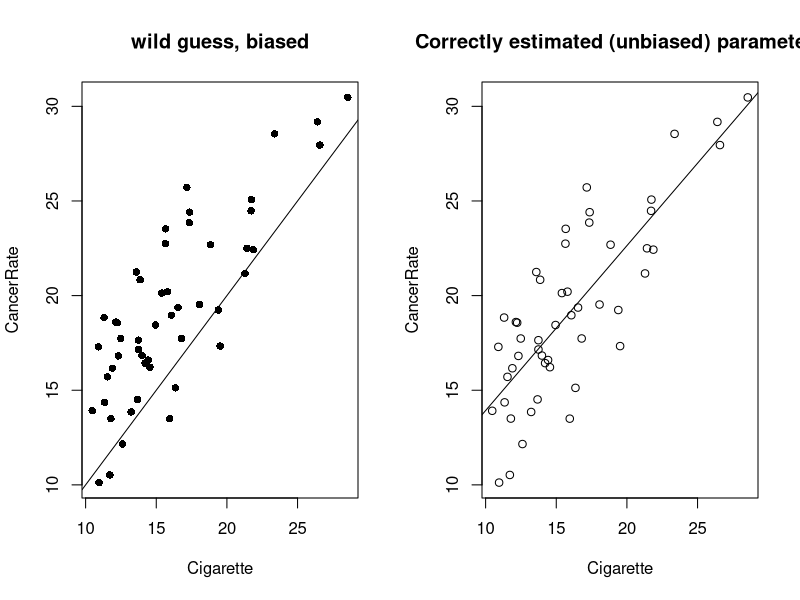
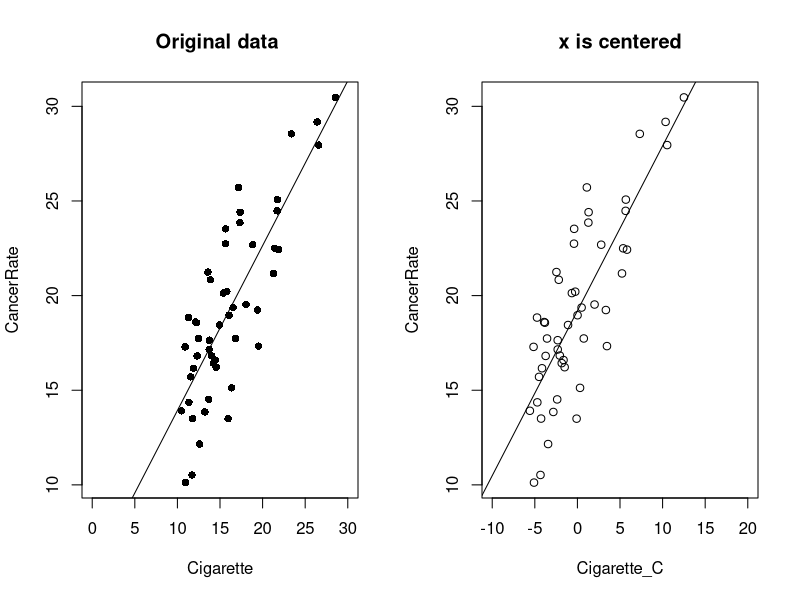
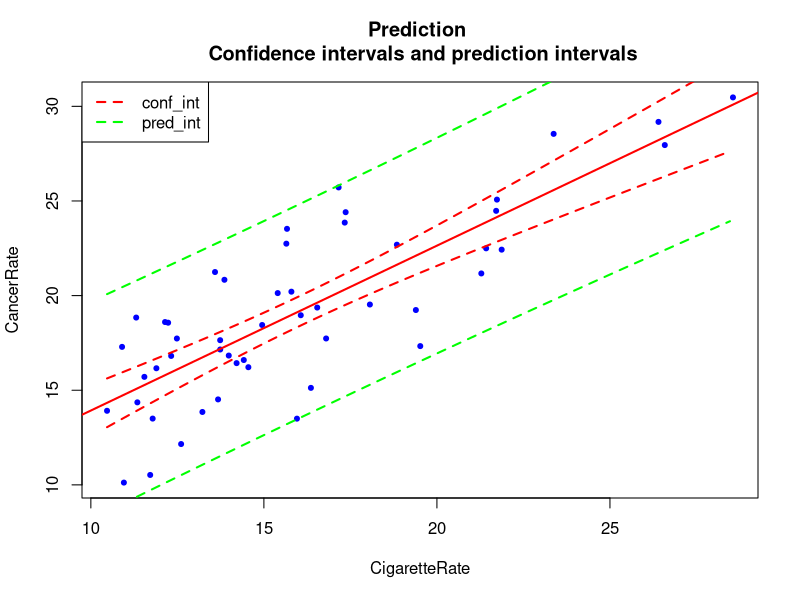
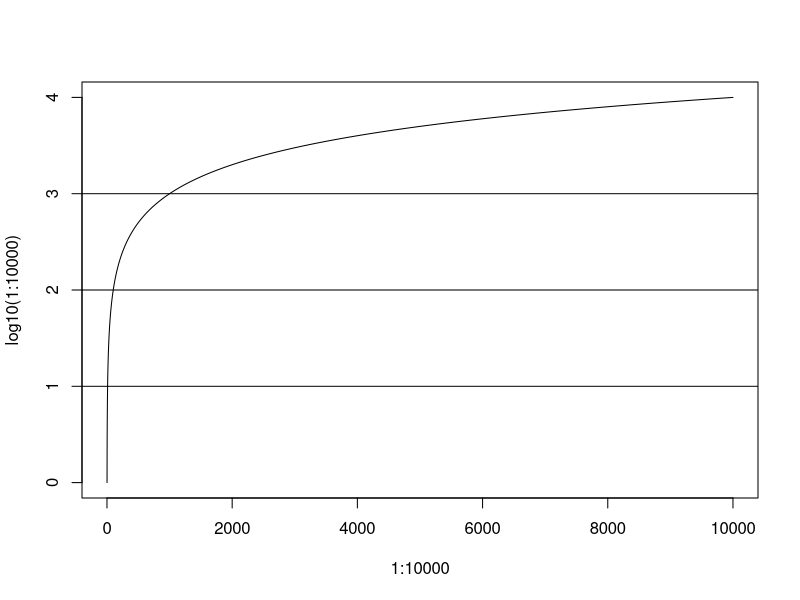
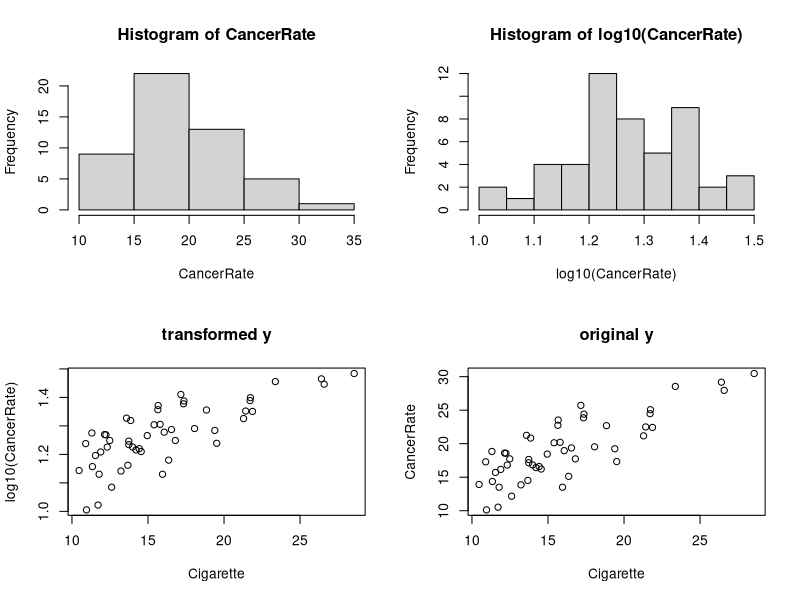
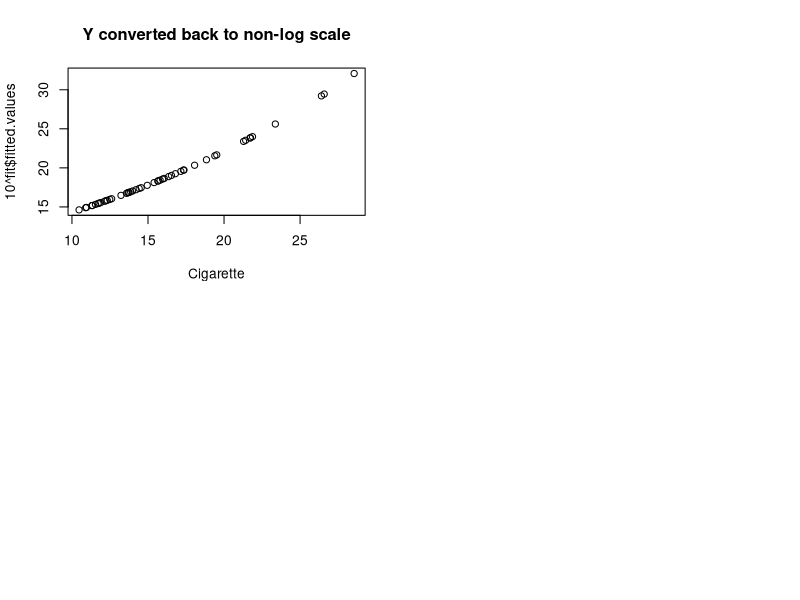
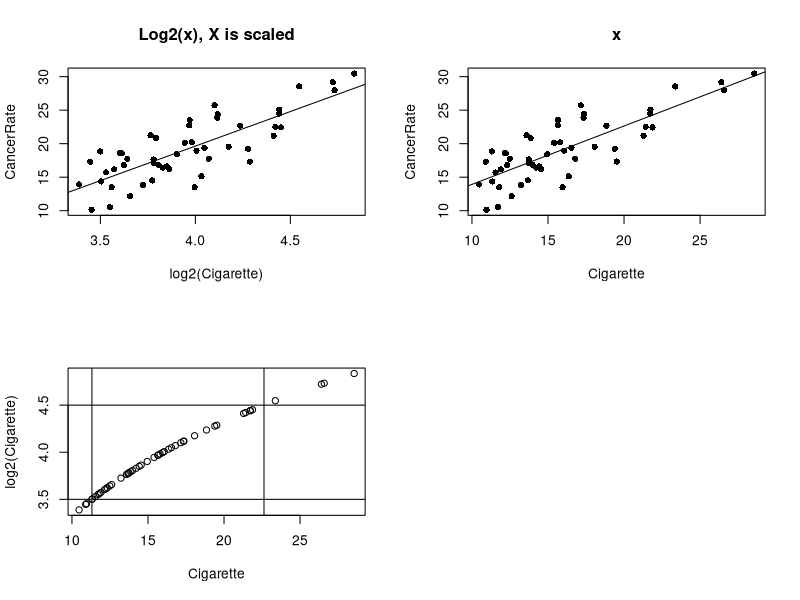

The R script that drew these images, in order:
# Regression example 


# Make compariosn plots 
rm(list=ls())
par(mfrow= c(1,2))

set.seed(101)

# I make fake state-level cigarette sales and lung cancer rate per 100,000 ppl
Cigarette <- abs(rnorm(mean = 0, sd = 8, n = 50)) + 10
CancerRate <- Cigarette + rnorm(sd = 3, n = 50) + 3

# Wild guess, beta_0 = 0, and beta_1 = 1
plot(Cigarette, CancerRate, pch = 16,  main = "wild guess, biased")
abline(a= 0, b = 1,col = "black")

# Estimated from data 
plot(Cigarette, CancerRate, main = "Correctly estimated (unbiased) parameters")
abline(lm(CancerRate ~ Cigarette),col = "black")
lm(CancerRate ~ Cigarette)$coefficients






#

# Least square estimation 
# Beta_1
SS_xy <- sum((Cigarette - mean(Cigarette))*(CancerRate - mean(CancerRate))) 
SS_xx <- sum((Cigarette - mean(Cigarette))^2)
SS_xy/SS_xx 
beta_1 <- SS_xy/SS_xx 

# Beta_0
mean(CancerRate) - beta_1*mean(Cigarette)
beta_0 <- mean(CancerRate) - beta_1*mean(Cigarette)

# Confirm by a regression function 
lm(CancerRate ~ Cigarette)

 









# Centering to improve the interpretation of \beta_0
# Beta_1
Cigarette_C <- Cigarette - mean(Cigarette)
SS_xy <- sum((Cigarette_C - mean(Cigarette_C))*(CancerRate - mean(CancerRate))) 
SS_xx <- sum((Cigarette_C - mean(Cigarette_C))^2)
SS_xy/SS_xx 
beta_1_C <- SS_xy/SS_xx

# Beta_0
mean(CancerRate) - beta_1_C*mean(Cigarette_C)
beta_0_C <- mean(CancerRate) - beta_1*mean(Cigarette_C)


par(mfrow= c(1,2))
# Wild guess, beta_0 = 0, and beta_1 = 1
plot(Cigarette, CancerRate, pch = 16,  main = "Original data ", xlim = c(0,30))
abline(a= beta_0, b = beta_1,col = "black")

# After centring 
plot(Cigarette_C, CancerRate, main = "x is centered", xlim = c(-10,20))
abline(a = beta_0_C, b = beta_1_C,col = "black")












# Prediction interval:  group and individual level prediction 
# make plot window
par(mfrow = c(1,1))

# Fit OLS and store fit into a "fit" variable
fit <- lm(CancerRate ~ Cigarette)

# Make a prediction at x = 10, for CI and prediction Interval 
# see lwr and upr for the lower and upper range 
predict(fit, newdata = data.frame(Cigarette = 10), interval = "confidence", se.fit = T)
predict(fit, newdata = data.frame(Cigarette = 10), interval = "prediction", se.fit = T)


# make a large number of hypothetical x to make lots of prediction 
n_data <- data.frame(Cigarette = seq(min(Cigarette), max(Cigarette), by=0.1))
conf_int <- predict(fit, newdata=n_data,  interval='confidence', level=.95)
pred_int <- predict(fit, newdata=n_data,  interval='prediction', level=.95)


# plot prediction at all range 
plot(x = Cigarette, y = CancerRate, pch=20, cex=1, col="blue", 
     xlab="CigaretteRate", ylab="CancerRate", 
     main="Prediction \n Confidence intervals and prediction intervals")
abline(fit, lwd=2, col="red")
matlines(n_data, conf_int[, 2:3], lty='dashed', col="red", lwd=2)
matlines(n_data, pred_int[, 2:3], lty='dashed', col="green", lwd=2)
legend('topleft', legend=c('conf_int', 'pred_int'), col=c("red", "green"),
       lty=2, lwd=2)



#SE : manual calculation
fit <- lm(CancerRate ~ Cigarette)
# Sum of ssqured x
SS_xx <- sum((Cigarette - mean(Cigarette))^2)
# degrees of freedom 
df <- length(CancerRate)-2
# standard deviation of Y 
sigma <- sqrt(sum((CancerRate - fit$fitted.values)^2)/(df))
# Mean of x 
xbar <- mean(Cigarette)
SE_conf <- (sigma)*sqrt(1/length(Cigarette) + ((10 - xbar)^2/SS_xx))
SE_pred <- (sigma)*sqrt(1 + 1/length(Cigarette) + ((10 - xbar)^2/SS_xx))












# Extra materials, log transformation of x  ########################
# Log transformation, base 10(Y).  
dev.off()
plot(y=log10(1:10000), x =1:10000, type = "l")
abline(h = 1); abline(h = 2); abline(h = 3);

# Log transformation, base 10(Y).
dev.off()
par(mfrow= c(2,2))
hist(CancerRate); hist(log10(CancerRate))
plot(y = log10(CancerRate), Cigarette, main = "transformed y" )
plot(y = CancerRate, Cigarette, main = "original y")


fit <- lm(log10(CancerRate) ~ Cigarette)
plot(y = 10^fit$fitted.values, x = Cigarette, main = "Y converted back to non-log scale")







# Log transformation, base 2(X).  
dev.off()
par(mfrow= c(2,2))
plot(log2(Cigarette), CancerRate, pch = 16,  main = "Log2(x), X is scaled")
abline(lm(CancerRate ~ log2(Cigarette)),col = "black")

plot(Cigarette, CancerRate, pch = 16,  main = "x")
abline(lm(CancerRate ~ Cigarette),col = "black")



plot(y=log2(Cigarette), x =Cigarette)
abline(h = 3.5)
abline(v = 2^(3.5))
abline(h = 4.5)
abline(v = 2^(4.5))
2^3.5 # y-axis
2^4.5 # y-axis, increment of log2 x by one 
















